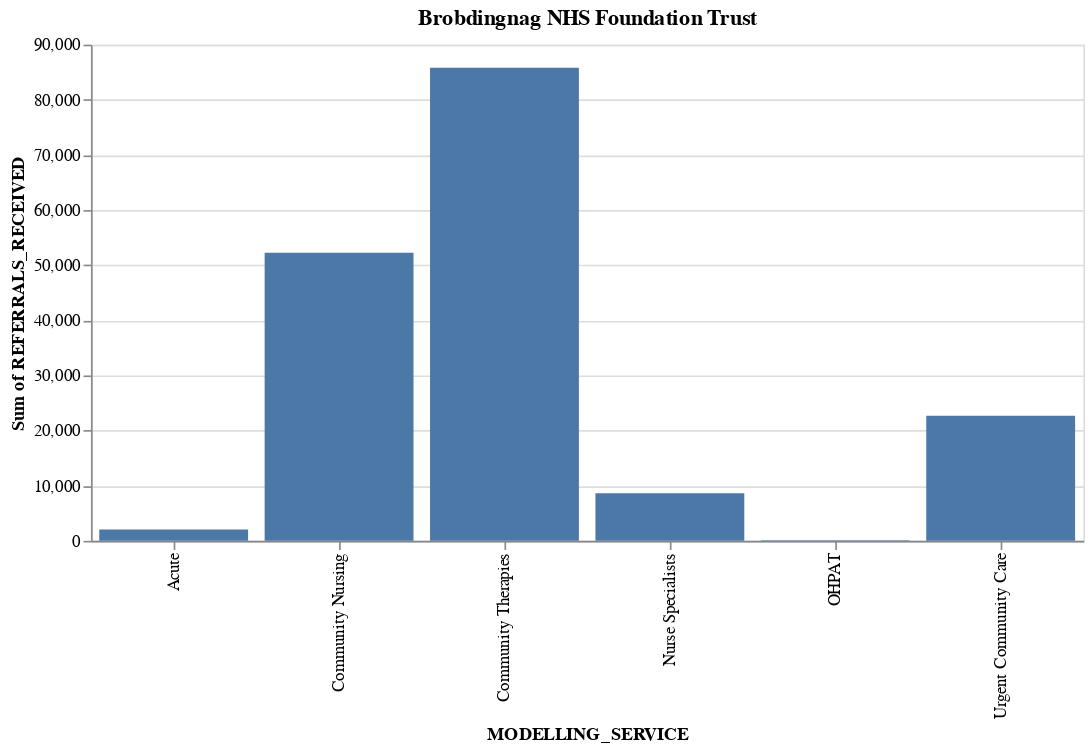

The code cell stored with this chart in its notebook:
### Code cell
alt.Chart(brob_mod_serv,title='Brobdingnag NHS Foundation Trust',width=width, height=height).mark_bar().encode(
    x='MODELLING_SERVICE:N',
    y='sum(REFERRALS_RECEIVED):Q'
)

### Figure 1 — Vega-Lite specification as saved in the notebook (floating-point values rounded to 4 significant figures; data arrays with more than 128 entries replaced by an {"elided": "..."} marker saying what was removed)
{"config": {"view": {"continuousWidth": 300, "continuousHeight": 300}}, "data": {"name": "data-194b880e0fdaf74f19b2b9607142b624"}, "mark": {"type": "bar"}, "encoding": {"x": {"field": "MODELLING_SERVICE", "type": "nominal"}, "y": {"aggregate": "sum", "field": "REFERRALS_RECEIVED", "type": "quantitative"}}, "height": 300, "title": "Brobdingnag NHS Foundation Trust", "width": 600, "$schema": "https://vega.github.io/schema/vega-lite/v5.20.1.json", "datasets": {"data-194b880e0fdaf74f19b2b9607142b624": {"elided": "151 records"}}}
